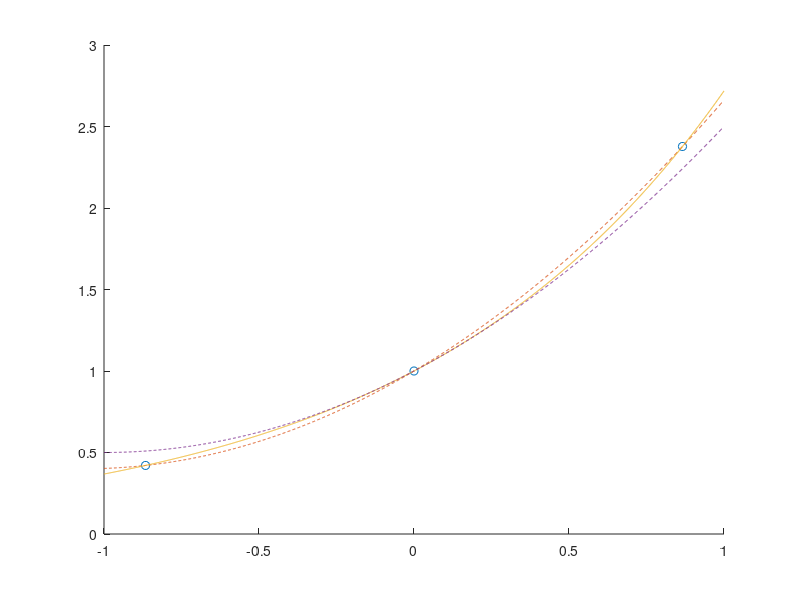

MATLAB code for this plot:
% find 10 Chebyshev nodes and mark them on the plot
x = -1:1e-3:1;
n = 3;
k = 1:3; % iterator
xc = cos((2*k-1)/2/n*pi); % Chebyshev nodes
yc = exp(xc); % function evaluated at Chebyshev nodes
hold on;
plot(xc, yc, 'o' )

% find polynomial to interpolate data using the Chebyshev nodes
p = polyfit(xc, yc, n-1 ); % gives the coefficients of the polynomial of degree 2
plot(x, polyval(p,x), '--' ); % plot polynomial
plot(x, exp(x) ); %plot exp
p2 = [0.5, 1, 1]
plot(x, polyval(p2,x), '--' );
sqrt(p)
